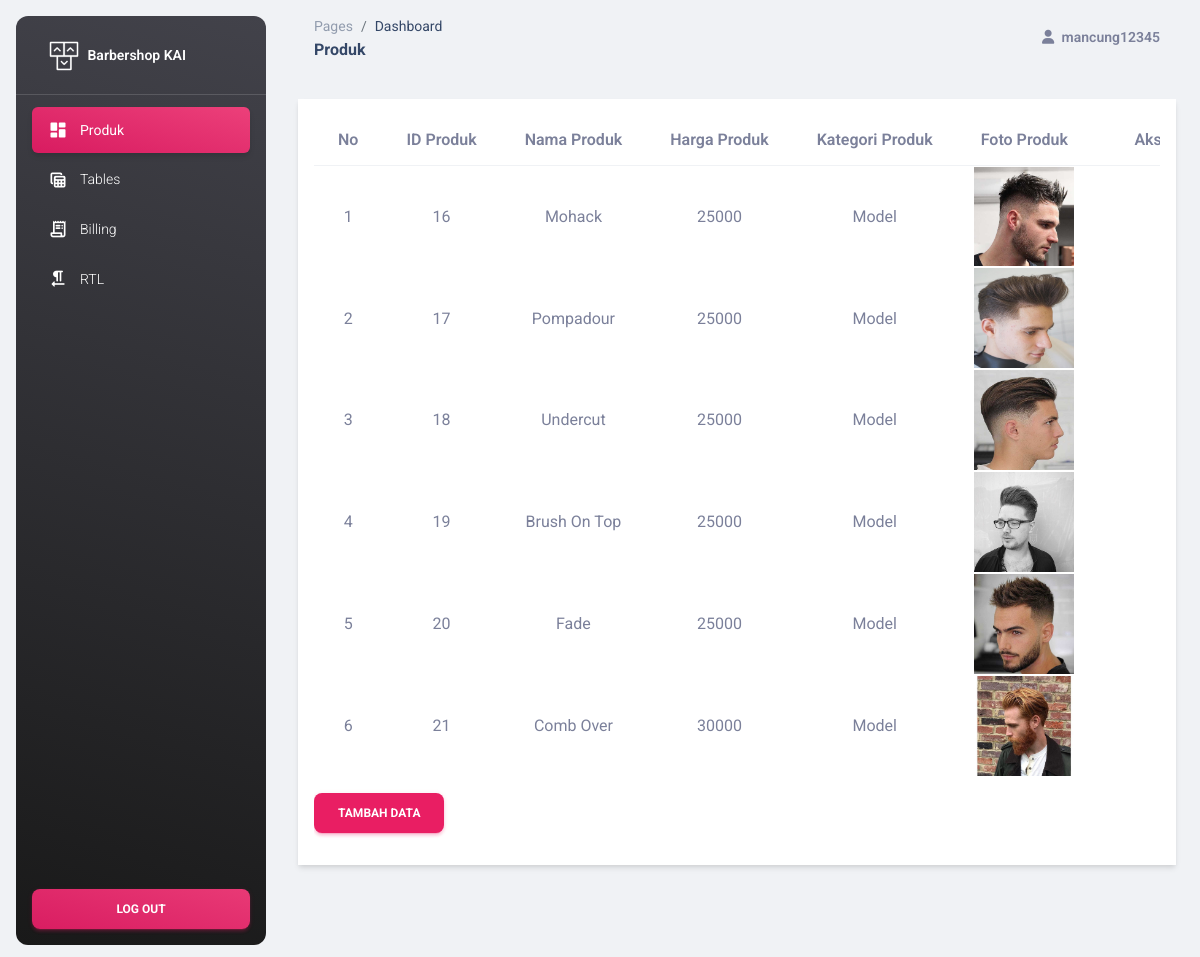
The app's page /admin/index.php (signed in) with its own data.
### tables this page shows
CREATE TABLE `produk` (
  `Id_Produk` int(255) NOT NULL,
  `Nama_Produk` varchar(255) NOT NULL,
  `Harga_Produk` int(255) NOT NULL,
  `Kategori_Produk` varchar(255) NOT NULL,
  `Foto_Produk` varchar(255) NOT NULL
);

### admin/index.php (the view, shortened to what this page needs)
<!DOCTYPE html>
<html lang="en">
<head>
    <link href="./assets/css/nucleo-icons.css" rel="stylesheet" />
    <link href="./assets/css/nucleo-svg.css" rel="stylesheet" />
    <link id="pagestyle" href="./assets/css/material-dashboard.css?v=3.0.0" rel="stylesheet" />
</head>
<?php
require '../koneksi.php';
?>
<body class="g-sidenav-show  bg-gray-200">
    <aside class="sidenav navbar navbar-vertical navbar-expand-xs border-0 border-radius-xl my-3 fixed-start ms-3   bg-gradient-dark" id="sidenav-main">
        <div class="sidenav-header">
            <a class="navbar-brand m-0" href=" https://demos.creative-tim.com/material-dashboard/pages/dashboard " target="_blank">
                <img src="./assets/img/logo-ct.png" class="navbar-brand-img h-100" alt="main_logo">
                <span class="ms-1 font-weight-bold text-white">Barbershop KAI</span>
            </a>
        </div>
        <hr class="horizontal light mt-0 mb-2">
        <div class="collapse navbar-collapse  w-auto  max-height-vh-100" id="sidenav-collapse-main">
            <ul class="navbar-nav">
                <li class="nav-item">
                    <a class="nav-link text-white active bg-gradient-primary" href="./pages/dashboard.html">
                        <div class="text-white text-center me-2 d-flex align-items-center justify-content-center">
                            <i class="material-icons opacity-10">dashboard</i>
                        </div>
                        <span class="nav-link-text ms-1">Produk</span>
                    </a>
                </li>
                <li class="nav-item">
                    <a class="nav-link text-white " href="./pages/tables.html">
                        <div class="text-white text-center me-2 d-flex align-items-center justify-content-center">
                            <i class="material-icons opacity-10">table_view</i>
                        </div>
                        <span class="nav-link-text ms-1">Tables</span>
                    </a>
                </li>
                <li class="nav-item">
                    <a class="nav-link text-white " href="./pages/billing.html">
                        <div class="text-white text-center me-2 d-flex align-items-center justify-content-center">
                            <i class="material-icons opacity-10">receipt_long</i>
                        </div>
                        <span class="nav-link-text ms-1">Billing</span>
                    </a>
                </li>
                <li class="nav-item">
                    <a class="nav-link text-white " href="./pages/rtl.html">
                        <div class="text-white text-center me-2 d-flex align-items-center justify-content-center">
                            <i class="material-icons opacity-10">format_textdirection_r_to_l</i>
                        </div>
                        <span class="nav-link-text ms-1">RTL</span>
                    </a>
                </li>
            </ul>
        </div>
        <div class="sidenav-footer position-absolute w-100 bottom-0 ">
            <div class="mx-3">
                <a class="btn bg-gradient-primary mt-4 w-100" href="logout.php" type="button">Log Out</a>
            </div>
        </div>
    </aside>
    <main class="main-content position-relative max-height-vh-100 h-100 border-radius-lg ">
        <nav class="navbar navbar-main navbar-expand-lg px-0 mx-4 shadow-none border-radius-xl" id="navbarBlur" navbar-scroll="true">
            <div class="container-fluid py-1 px-3">
                <nav aria-label="breadcrumb">
                    <ol class="breadcrumb bg-transparent mb-0 pb-0 pt-1 px-0 me-sm-6 me-5">
                        <li class="breadcrumb-item text-sm"><a class="opacity-5 text-dark" href="javascript:;">Pages</a></li>
                        <li class="breadcrumb-item text-sm text-dark active" aria-current="page">Dashboard</li>
                    </ol>
                    <h6 class="font-weight-bolder mb-0">Produk</h6>
                </nav>
                <ul class="navbar-nav  justify-content-end">
                    <li class="nav-item d-flex align-items-center">
                        <a href="javascript:;" class="nav-link text-body font-weight-bold px-0">
                            <i class="fa fa-user me-sm-1"></i>
                            <span class="d-sm-inline d-none"><?php echo $_SESSION['username']; ?></span>
                        </a>
                    </li>
                </ul>
            </div>
        </nav>
        <div class="container-fluid py-4">
            <div class="row">
                <div class="col mb-4">
                    <div class="main-content-inner">
                        <div class="container shadow p-3 mb-5 bg-body">
                            <div class="table-responsive">
                                <table class="table table-striped table-bordered border-primary table-hover" id="dataTables-example">
                                    <thead class="thead-dark text-center">
                                        <tr>
                                            <th>No</th>
                                            <th>ID Produk</th>
                                            <th>Nama Produk</th>
                                            <th>Harga Produk</th>
                                            <th>Kategori Produk</th>
                                            <th>Foto Produk</th>
                                            <th>Aksi</th>
                                        </tr>
                                    </thead>
                                    <tbody>
                                        <?php
                                        $sql = mysqli_query($koneksi, "SELECT * FROM produk");
                                        if (mysqli_num_rows($sql) > 0) {
                                            $no = 1;
                                            while ($data = mysqli_fetch_assoc($sql)) {
                                                echo '
						<tr>
                            <td>' . $no . '</td>
							<td>' . $data['Id_Produk'] . '</td>
							<td>' . $data['Nama_Produk'] . '</td>
                            <td>' . $data['Harga_Produk'] . '</td>
                            <td>' . $data['Kategori_Produk'] . '</td>
                            <td><img src="../upload/' . $data['Foto_Produk'] . '" width=75%; /></td>
                            <td>
                            <a href="admin-edit.php?Id_Produk=' . $data['Id_Produk'] . '" class="badge badge-warning">Edit</a>
                            <a href="admin-delete.php?Id_Produk=' . $data['Id_Produk'] . '" class="badge badge-danger" onclick="return confirm(\'Yakin ingin menghapus data ini?\')">Delete</a>
                            </td>
						</tr>
						';
                                                $no++;
                                            }
                                        } else {
                                            echo '
					<tr>
						<td colspan="7">Tidak ada data.</td>
					</tr>
					';
                                        }
                                        ?>
                                </table>
                                <button class="btn btn-primary" onclick="location.href='admin-tambah.php'">Tambah Data</button>
                            </div>
                        </div>
                    </div>
                </div>
            </div>
        </div>
</body>
</html>

### records on screen
produk: Id_Produk "16", Nama_Produk "Mohack", Harga_Produk "25000", Kategori_Produk "Model", Foto_Produk (picture)
produk: Id_Produk "17", Nama_Produk "Pompadour", Harga_Produk "25000", Kategori_Produk "Model", Foto_Produk (picture)
produk: Id_Produk "18", Nama_Produk "Undercut", Harga_Produk "25000", Kategori_Produk "Model", Foto_Produk (picture)
produk: Id_Produk "19", Nama_Produk "Brush On Top", Harga_Produk "25000", Kategori_Produk "Model", Foto_Produk (picture)
produk: Id_Produk "20", Nama_Produk "Fade", Harga_Produk "25000", Kategori_Produk "Model", Foto_Produk (picture)
produk: Id_Produk "21", Nama_Produk "Comb Over", Harga_Produk "30000", Kategori_Produk "Model", Foto_Produk (picture)

### other values on screen
$_SESSION['username'] "mancung12345"
